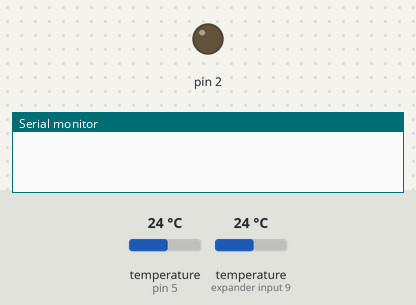
The sketch below on a simulated Arduino Uno, built with avr-gcc and run on an emulated ATmega328P. Shown: output pins drawn as LEDs (lit = HIGH), the last lines printed to the serial monitor. The inputs (shaded band) are chosen by the test bench; at power-on: temperature (sensors on pin 5, expander input 9) 24 °C.

Above: at 0.1 s.
At 0.8 s:
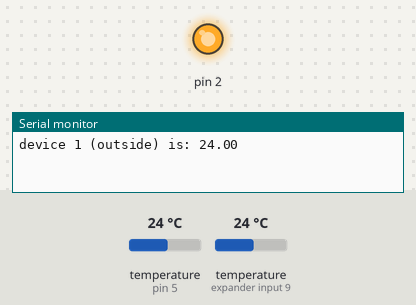
Timing chart, 0 to 2.3 s (numbered marks = the images above):
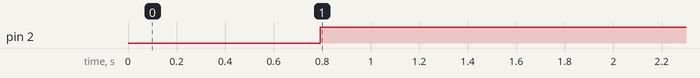

Measured:
- by itself, pin 2: LOW → HIGH at 0.79 s

The sketch:

Temp_steuerung.ino
```cpp
#include <OneWire.h>
#include <DallasTemperature.h>

// Data wire is plugged into port 5 on the Arduino
#define ONE_WIRE_BUS 5

// Setup a oneWire instance to communicate with any OneWire devices (not just Maxim/Dallas temperature ICs)
OneWire oneWire(ONE_WIRE_BUS);

// Pass our oneWire reference to Dallas Temperature.
DallasTemperature sensors(&oneWire);

void setup(void)
{
  // start serial port
  Serial.begin(9600);
  pinMode(2, OUTPUT);
  // Start up the library
  sensors.begin();
}

void loop(void)
{
  sensors.requestTemperatures();
  double outside=sensors.getTempCByIndex(1);
  double inside=sensors.getTempCByIndex(0);
  Serial.print("device 1 (outside) is: ");
  Serial.println(outside);
  Serial.print("device 2 (inside) is: ");
  Serial.println(inside);
  if (outside +3 < inside)
  {
     digitalWrite(2, LOW); //schaltet das relay an
  }else
  {
   digitalWrite(2, HIGH); //schaltet das relay aus
  }
  delay(300000);
}
```
